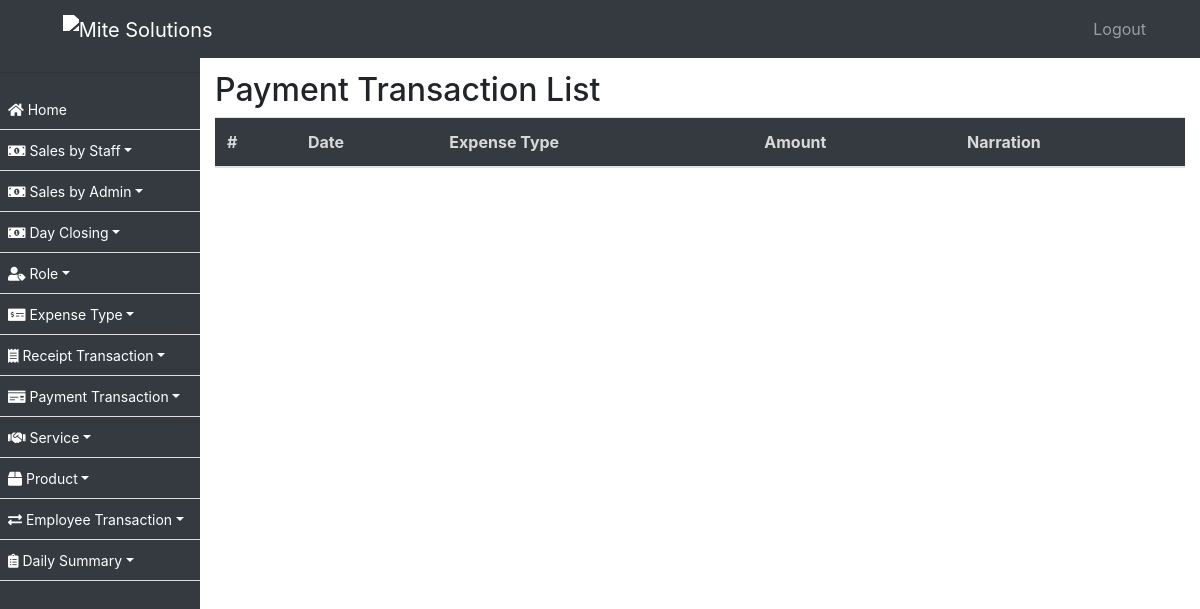
The app's page /payment-transaction/, older data.
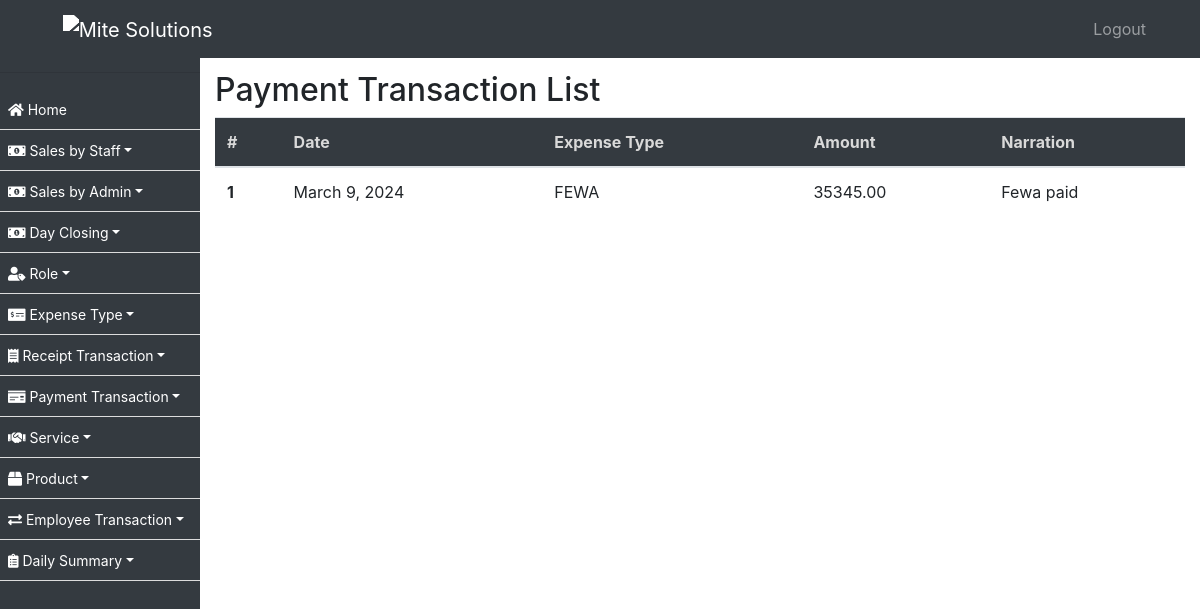
The same page, newer data.
### ezshopapp/models.py (models this page shows, shortened)
class PaymentTransaction(models.Model):
    date = models.DateField()
    expense_type = models.ForeignKey(ExpenseType, on_delete=models.CASCADE)
    amount = models.DecimalField(max_digits=10, decimal_places=2)
    narration = models.TextField()
    created_on = models.DateTimeField(auto_now_add=True, null=True)

class ExpenseType(models.Model):
    name = models.CharField(max_length=255)
    created_on = models.DateTimeField(auto_now_add=True, null=True)

### ezshopapp/views.py (the view)
# urls.py: path('payment-transaction/', PaymentTransactionListView.as_view(), name='payment_transaction_list'),
class PaymentTransactionListView(ListView):
    model = PaymentTransaction
    template_name = 'payment_transaction_list.html'

### ezshopapp/templates/payment_transaction_list.html (shortened to what this page needs)
{% extends 'base.html' %}
{% block content %}
  <h2>Payment Transaction List</h2>
  <table class="table">
    <thead>
      <tr>
        <th scope="col">#</th>
        <th scope="col">Date</th>
        <th scope="col">Expense Type</th>
        <th scope="col">Amount</th>
        <th scope="col">Narration</th>
      </tr>
    </thead>
    <tbody>
      {% for payment_transaction in object_list %}
        <tr>
          <th scope="row">{{ forloop.counter }}</th>
          <td>{{ payment_transaction.date }}</td>
          <td>{{ payment_transaction.expense_type.name }}</td>
          <td>{{ payment_transaction.amount }}</td>
          <td>{{ payment_transaction.narration }}</td>
        </tr>
      {% endfor %}
    </tbody>
  </table>
{% endblock %}

Row changes from the older to the newer data that the page shows:
added PaymentTransaction: date "March 9, 2024", expense_type.name "FEWA", amount "35345.00", narration "Fewa paid"
